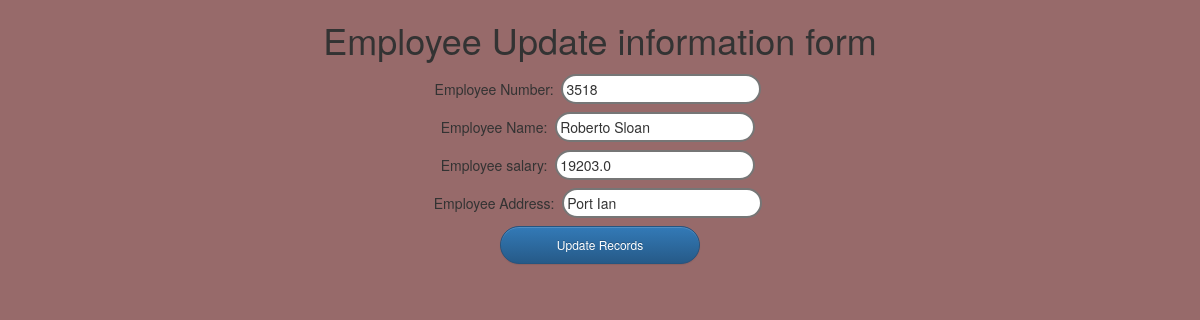
/update/28/, run on the app's committed database.
### testapp/models.py (models this page shows)
class Employee(models.Model):
    eno=models.IntegerField()
    ename=models.CharField(max_length=44)
    esal=models.FloatField()
    eaddr=models.CharField(max_length=256)

### testapp/views.py (the view)
# urls.py: url(r'^update/(?P<id>\d+)/',views.update_view),
def update_view(request,id):
    employee=Employee.objects.get(id=id)
    if request.method=='POST':
        form=EmployeeForm(request.POST,instance=employee)
        if form.is_valid():
            form.save()
            return redirect('/')
    return render (request,'testapp/update.html',{'employee':employee})

### templates/testapp/update.html (shortened to what this page needs)
<!DOCTYPE html> {% extends 'testapp/base.html'%} {% block body_block %}
<div class="conttainer" align='center'>
    <h1>Employee Update information form</h1>
    <form method="post">
        {% csrf_token%} Employee Number: <input type="text" name="eno" value="{{employee.eno}}"><br> Employee Name: <input type="text" name="ename" value="{{employee.ename}}"><br> Employee salary: <input type="text" name="esal" value="{{employee.esal}}"><br>        Employee Address: <input type="text" name="eaddr" value="{{employee.eaddr}}"><br>
        <input type="submit" name="" class='btn btn-primary btn-lg' value="Update Records">
    </form>
</div>
{% endblock %}

### templates/testapp/update.html (style rules this page uses)
input { width: 200px; margin: 4px; padding: 3px; border-radius: 19px; border-style: solid; justify-content: center; }
body { background: rgb(151, 106, 106); }
.btn { border-radius: 33px; background-color: brown; font-size: 12px; }

### data on the page
Employee: eno "3518", ename "Roberto Sloan", esal "19203.0", eaddr "Port Ian"
